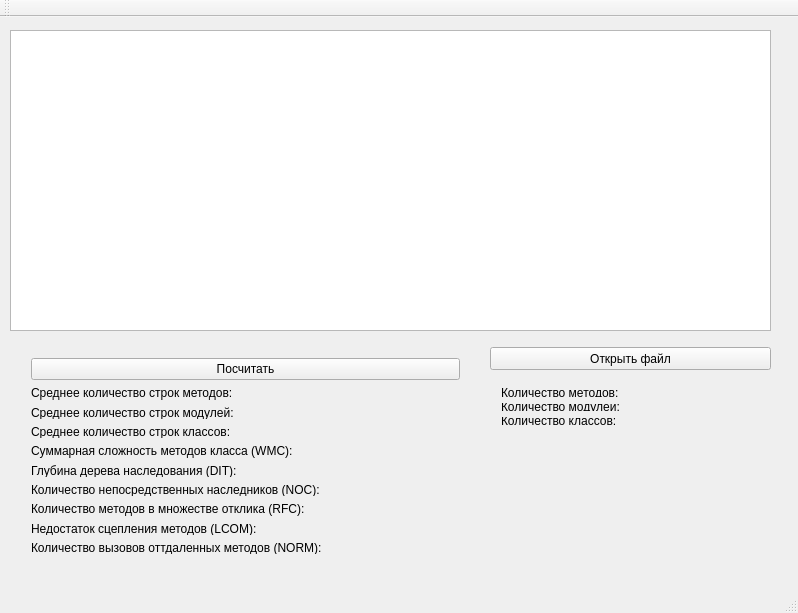
<?xml version="1.0" encoding="UTF-8"?>
<ui version="4.0">
 <class>MainWindow</class>
 <widget class="QMainWindow" name="MainWindow">
  <property name="geometry">
   <rect>
    <x>0</x>
    <y>0</y>
    <width>798</width>
    <height>613</height>
   </rect>
  </property>
  <property name="windowTitle">
   <string>OOMetrics</string>
  </property>
  <widget class="QWidget" name="centralWidget">
   <widget class="QTextEdit" name="plainTextEdit">
    <property name="geometry">
     <rect>
      <x>10</x>
      <y>13</y>
      <width>761</width>
      <height>301</height>
     </rect>
    </property>
   </widget>
   <widget class="QWidget" name="layoutWidget">
    <property name="geometry">
     <rect>
      <x>20</x>
      <y>330</y>
      <width>451</width>
      <height>218</height>
     </rect>
    </property>
    <layout class="QVBoxLayout" name="verticalLayout_2">
     <item>
      <layout class="QHBoxLayout" name="horizontalLayout_10">
       <item>
        <widget class="QPushButton" name="Metrics">
         <property name="text">
          <string>Посчитать</string>
         </property>
        </widget>
       </item>
      </layout>
     </item>
     <item>
      <layout class="QVBoxLayout" name="verticalLayout">
       <item>
        <layout class="QHBoxLayout" name="horizontalLayout">
         <item>
          <widget class="QLabel" name="label_10">
           <property name="text">
            <string>Среднее количество строк методов:</string>
           </property>
          </widget>
         </item>
         <item>
          <widget class="QLabel" name="label_SrKSMet">
           <property name="text">
            <string/>
           </property>
          </widget>
         </item>
        </layout>
       </item>
       <item>
        <layout class="QHBoxLayout" name="horizontalLayout_2">
         <item>
          <widget class="QLabel" name="label_11">
           <property name="text">
            <string>Среднее количество строк модулей:</string>
           </property>
          </widget>
         </item>
         <item>
          <widget class="QLabel" name="label_SrKSMod">
           <property name="text">
            <string/>
           </property>
          </widget>
         </item>
        </layout>
       </item>
       <item>
        <layout class="QHBoxLayout" name="horizontalLayout_3">
         <item>
          <widget class="QLabel" name="label_12">
           <property name="text">
            <string>Среднее количество строк классов:</string>
           </property>
          </widget>
         </item>
         <item>
          <widget class="QLabel" name="label_SrKSCl">
           <property name="text">
            <string/>
           </property>
          </widget>
         </item>
        </layout>
       </item>
       <item>
        <layout class="QHBoxLayout" name="horizontalLayout_4">
         <item>
          <widget class="QLabel" name="label_13">
           <property name="text">
            <string>Суммарная сложность методов класса (WMC):</string>
           </property>
          </widget>
         </item>
         <item>
          <widget class="QLabel" name="label_WMC">
           <property name="text">
            <string/>
           </property>
          </widget>
         </item>
        </layout>
       </item>
       <item>
        <layout class="QHBoxLayout" name="horizontalLayout_5">
         <item>
          <widget class="QLabel" name="label_14">
           <property name="text">
            <string>Глубина дерева наследования (DIT):</string>
           </property>
          </widget>
         </item>
         <item>
          <widget class="QLabel" name="label_DIT">
           <property name="text">
            <string/>
           </property>
          </widget>
         </item>
        </layout>
       </item>
       <item>
        <layout class="QHBoxLayout" name="horizontalLayout_6">
         <item>
          <widget class="QLabel" name="label">
           <property name="text">
            <string>Количество непосредственных наследников (NOC):</string>
           </property>
          </widget>
         </item>
         <item>
          <widget class="QLabel" name="label_NOC">
           <property name="text">
            <string/>
           </property>
          </widget>
         </item>
        </layout>
       </item>
       <item>
        <layout class="QHBoxLayout" name="horizontalLayout_7">
         <item>
          <widget class="QLabel" name="label_2">
           <property name="text">
            <string>Количество методов в множестве отклика (RFC):</string>
           </property>
          </widget>
         </item>
         <item>
          <widget class="QLabel" name="label_RFC">
           <property name="text">
            <string/>
           </property>
          </widget>
         </item>
        </layout>
       </item>
       <item>
        <layout class="QHBoxLayout" name="horizontalLayout_8">
         <item>
          <widget class="QLabel" name="label_3">
           <property name="text">
            <string>Недостаток сцепления методов (LCOM):</string>
           </property>
          </widget>
         </item>
         <item>
          <widget class="QLabel" name="label_LCOM">
           <property name="text">
            <string/>
           </property>
          </widget>
         </item>
        </layout>
       </item>
       <item>
        <layout class="QHBoxLayout" name="horizontalLayout_9">
         <item>
          <widget class="QLabel" name="label_4">
           <property name="text">
            <string>Количество вызовов оттдаленных методов (NORM):</string>
           </property>
          </widget>
         </item>
         <item>
          <widget class="QLabel" name="label_NORM">
           <property name="text">
            <string/>
           </property>
          </widget>
         </item>
        </layout>
       </item>
      </layout>
     </item>
    </layout>
   </widget>
   <widget class="QPushButton" name="openfile">
    <property name="geometry">
     <rect>
      <x>490</x>
      <y>330</y>
      <width>281</width>
      <height>23</height>
     </rect>
    </property>
    <property name="text">
     <string>Открыть файл</string>
    </property>
   </widget>
   <widget class="QWidget" name="layoutWidget">
    <property name="geometry">
     <rect>
      <x>490</x>
      <y>360</y>
      <width>281</width>
      <height>59</height>
     </rect>
    </property>
    <layout class="QVBoxLayout" name="verticalLayout_3">
     <item>
      <layout class="QHBoxLayout" name="horizontalLayout_11">
       <item>
        <widget class="QLabel" name="Lable_KolMet">
         <property name="text">
          <string>Количество методов:</string>
         </property>
        </widget>
       </item>
       <item>
        <widget class="QLabel" name="Kol_Met">
         <property name="text">
          <string>_</string>
         </property>
        </widget>
       </item>
      </layout>
     </item>
     <item>
      <layout class="QHBoxLayout" name="horizontalLayout_12">
       <item>
        <widget class="QLabel" name="Label_KolMod">
         <property name="text">
          <string>Количество модулей:</string>
         </property>
        </widget>
       </item>
       <item>
        <widget class="QLabel" name="Kol_Mod">
         <property name="text">
          <string>_</string>
         </property>
        </widget>
       </item>
       <item>
        <widget class="QLabel" name="Include">
         <property name="text">
          <string>_</string>
         </property>
        </widget>
       </item>
      </layout>
     </item>
     <item>
      <layout class="QHBoxLayout" name="horizontalLayout_13">
       <item>
        <widget class="QLabel" name="Label_KolClass">
         <property name="text">
          <string>Количество классов:</string>
         </property>
        </widget>
       </item>
       <item>
        <widget class="QLabel" name="Kol_Class">
         <property name="text">
          <string>_</string>
         </property>
        </widget>
       </item>
      </layout>
     </item>
    </layout>
   </widget>
   <zorder>layoutWidget</zorder>
   <zorder>layoutWidget</zorder>
   <zorder>plainTextEdit</zorder>
   <zorder>openfile</zorder>
  </widget>
  <widget class="QMenuBar" name="menuBar">
   <property name="geometry">
    <rect>
     <x>0</x>
     <y>0</y>
     <width>798</width>
     <height>21</height>
    </rect>
   </property>
  </widget>
  <widget class="QToolBar" name="mainToolBar">
   <attribute name="toolBarArea">
    <enum>TopToolBarArea</enum>
   </attribute>
   <attribute name="toolBarBreak">
    <bool>false</bool>
   </attribute>
  </widget>
  <widget class="QStatusBar" name="statusBar"/>
 </widget>
 <layoutdefault spacing="6" margin="11"/>
 <resources/>
 <connections/>
</ui>
